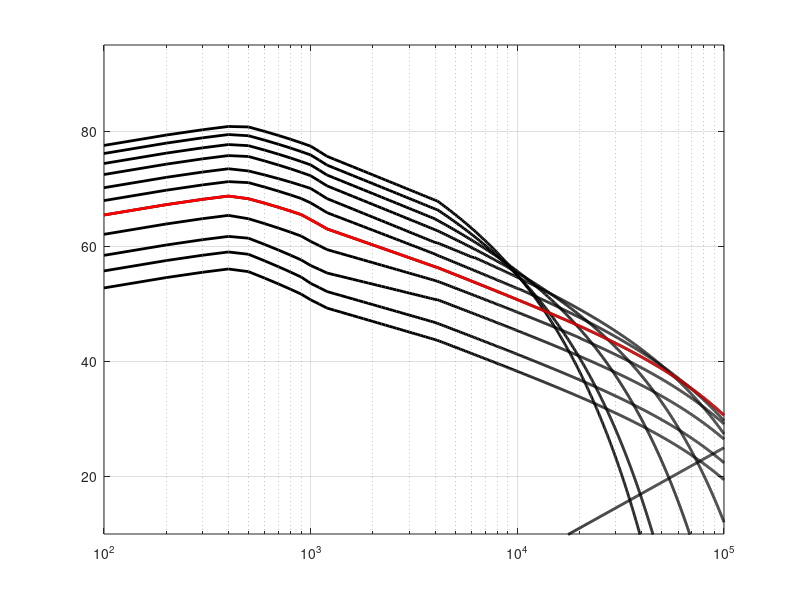
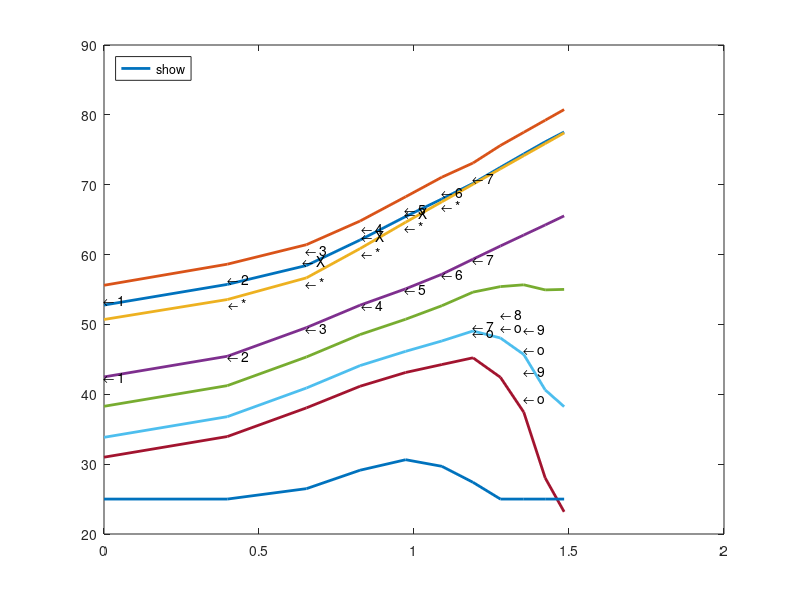

Source code (MATLAB) for these figures, in order:
%Ambient Noise Curve
%With Acknowldegement to Donald Ross and Gordon Wenz
%J Hildebrand 1-26-2008, 1-2020
%
clear all;
depth = 100;
% frequency in kHz
f = .1 : .1 : 100;
%make plot
FFig = figure;
x = 100:100000;
y = ones(size(x));
semilogx(x,y);
hold on;
grid on;
ms = [1, 2.5, 4.5, 6.7, 9.4, 12.3, 15.5, 19, 22.6, 26.5, 30.5];
ss = [.5, 1,2,3,4,5,6,7,8,9, 10];
fWi = [100, 500, 1000, 5000, 10000, 20000, 30000, 100000];
nl = zeros(length(ms),length(f));
% Approximation for Knudson curves
n = 0.5; m= 1; off = 50;
for iw = 1 % wind less than 1 m/s
    for iif = 1:4 % freq 100-400 Hz
        ofac = exp(-depth/100)*10*(12-iif)/12;
        nl(iw,iif) = ofac + off+6.4 + (n*20* log10(ms(iw))) + 7 *m* log10(f(iif)) ;% m = 0.8
    end
    for iif = 5:9 % 500-900 Hz
        ofac = exp(-depth/100)*10*(12-iif)/12;
        nl(iw,iif) = ofac + off+0.3 + (n*20* log10(ms(iw))) -  10.5*m* log10(f(iif)) ; %9.5
    end
    for iif = 10:40 %  1000 Hz - 4000 Hz
        if iif < 13
            ofac = exp(-depth/100)*10*(12-iif)/12;
        end
        nl(iw,iif) = ofac+ off+0.1 + (n*20* log10(ms(iw))) - 10.4 *m* log10(f(iif)) ; %m = 1.6
    end
    for iif = 41:100 %  4100 Hz - 10000 Hz
        nl(iw,iif) = off+2 + (n*20* log10(ms(iw))) - 13.5 *m* log10(f(iif)) ; %m = 1.6
    end
    for iif = 101:length(f) % > 10000 Hz
        nl(iw,iif) = off+2 + (n*20* log10(ms(iw))) - 13.5 *m* log10(f(iif)) ; %m = 1.6
    end
end
n = 1; m= 1; off = 50;
for iw = 2 % wind 1 - 2.5 m/s
    for iif = 1:4 % freq 100-400 Hz
        ofac = exp(-depth/100)*10*(12-iif)/12;
        nl(iw,iif) = ofac + off+1.4 + (n*20* log10(ms(iw))) + 7 *m* log10(f(iif)) ;% m = 0.8
    end
    for iif = 5:9 % 500-900 Hz
        ofac = exp(-depth/100)*10*(12-iif)/12;
        nl(iw,iif) = ofac + off-4.7 + (n*20* log10(ms(iw))) - 10.7*m* log10(f(iif)) ;%11.5
    end
    for iif = 10:40 %  1000 Hz - 4000 Hz
        if iif < 13
            ofac = exp(-depth/100)*10*(12-iif)/12;
        end
        nl(iw,iif) = ofac +off-5 + (n*20* log10(ms(iw))) - 10.2 *m* log10(f(iif)) ; %m = 1.6
    end
    for iif = 41:100 %  4100 Hz - 10000 Hz
        nl(iw,iif) = off-3 + (n*20* log10(ms(iw))) - 13.5 *m* log10(f(iif)) ; %m = 1.6
    end
    for iif = 101:length(f) % > 10000 Hz
        nl(iw,iif) = off-3 + (n*20* log10(ms(iw))) - 13.5 *m* log10(f(iif)) ; %m = 1.6
    end
end
n = 1; m= 1; off = 50;
for iw = 3 % wind 2.5 - 4.5 m/s
    for iif = 1:4 % freq 100-400 Hz
        ofac = exp(-depth/100)*10*(12-iif)/12;
        nl(iw,iif) = ofac + off-1 + (n*20* log10(ms(iw))) + 7 *m* log10(f(iif)) ;% m = 0.8
    end
    for iif = 5:9 % 500-900 Hz
        ofac = exp(-depth/100)*10*(12-iif)/12;
        nl(iw,iif) = ofac + off-6.8 + (n*20* log10(ms(iw))) - 10*m* log10(f(iif)) ;%9.3
    end
    for iif = 10:40 %  1000 Hz - 4000 Hz
        if iif < 13
            ofac = exp(-depth/100)*10*(12-iif)/12;
        end
        nl(iw,iif) = ofac +off-7 + (n*20* log10(ms(iw))) - 8.7 *m* log10(f(iif)) ; %m = 1.6
    end
    for iif = 41:100 %  4100 Hz - 10000 Hz
        nl(iw,iif) = off-4 + (n*20* log10(ms(iw))) - 13.5 *m* log10(f(iif)) ; %m = 1.6
    end
    for iif = 101:length(f) % > 10000 Hz
        nl(iw,iif) = off-4. + (n*20* log10(ms(iw))) - 13.5 *m* log10(f(iif)) ; %m = 1.6
    end
end
n = 1.25; m= 1; off = 40;
for iw = 4 % wind 4.5 - 6.7 m/s
    for iif = 1:4 % 100-400 Hz
        ofac = exp(-depth/100)*10*(12-iif)/12;
        nl(iw,iif) = ofac + off+3. + (n *22* log10(ms(iw))) + 7 *m* log10(f(iif)) ; %m=1
    end
    for iif = 5:9 % 500-900 Hz
        ofac = exp(-depth/100)*10*(12-iif)/12;
        nl(iw,iif) = ofac + off-0.1 + (n *20* log10(ms(iw))) -  7*m* log10(f(iif)) ;%7.5
    end
    for iif = 10:40 % 1000 Hz - 4000 Hz
        if iif < 13
            ofac = exp(-depth/100)*10*(12-iif)/12;
        end
        nl(iw,iif) = ofac +off-0.4 + (n *20* log10(ms(iw))) - 10.2 *m* log10(f(iif)) ; %m = 1.6
    end
    n = 1.0;
    for iif = 41:200 % 4100 Hz - 20000 Hz
        nl(iw,iif) = off+5.75 + (n *20* log10(ms(iw))) - 13.5 *m* log10(f(iif)) ; %m = 1.6
    end
    for iif = 201:length(f) % 20000 Hz - 100000 Hz
        nfac = (depth/1000+ 0.04*exp(-depth/400))*0.3*n*(iif-201)/length(f);
        nl(iw,iif) = off+5.7 + ((n - nfac) *20* log10(ms(iw))) - 13.5 *m* log10(f(iif));%m = 1.6
    end
end
n=1.25; m= 1; off = 40;
for iw = 5 % wind 6.7 - 9.4 m/s
    for iif = 1:4 % 100-400 Hz
        ofac = exp(-depth/100)*10*(12-iif)/12;
        nl(iw,iif) = ofac + off+1.1 + (n *23* log10(ms(iw))) + 7 *m* log10(f(iif)) ; %m=1
    end
    for iif = 5:9 % 500-900 Hz
        ofac = exp(-depth/100)*10*(12-iif)/12;
        nl(iw,iif) = ofac + off+0 + (n *20* log10(ms(iw))) - 6*m* log10(f(iif)) ;%5
    end
    for iif = 10:40 % 1000 Hz - 4000 Hz
        if iif < 13
            ofac = exp(-depth/100)*10*(12-iif)/12;
        end
        nl(iw,iif) = ofac +off-0.3 + (n *20* log10(ms(iw))) - 12.5 *m* log10(f(iif)) ; %m = 1.6
    end
    n = 1.0;
    for iif = 41:200 % 4100 Hz - 20000 Hz
        nl(iw,iif) = off+5.5 + (n *20* log10(ms(iw))) - 14 *m* log10(f(iif)) ; %m = 1.6
    end
    for iif = 201:length(f) % 20000 Hz - 100000 Hz
        nfac = (depth/1000+ 0.08*exp(-depth/400))*0.3*n*(iif-201)/length(f);
        nl(iw,iif) = off+5.5 + ((n - nfac) *20* log10(ms(iw))) - 14 *m* log10(f(iif));%m = 1.6
    end
end
n=1.25; m= 1; off = 40;
for iw = 6 % wind 9.4 - 12.3 m/s
    for iif = 1:4 % 100-400 Hz
        ofac = exp(-depth/100)*10*(12-iif)/12;
        nl(iw,iif) = ofac + off+0.25 + (n *23* log10(ms(iw))) + 7 *m* log10(f(iif)) ; %m=1
    end
    for iif = 5:9 % 500-900 Hz
        ofac = exp(-depth/100)*10*(12-iif)/12;
        nl(iw,iif) = ofac + off-0.12 + (n *20* log10(ms(iw))) - 6*m* log10(f(iif)) ;
    end
    for iif = 10:40 % 1000 Hz - 4000 Hz
        if iif < 13
            ofac = exp(-depth/100)*10*(12-iif)/12;
        end
        nl(iw,iif) = ofac +off-0.3 + (n *20* log10(ms(iw))) - 13.7 *m* log10(f(iif)) ; %m = 1.6
    end
    n = 1.0;
    for iif = 41:100 % 4100 Hz - 10000 Hz
        nl(iw,iif) = off+5.6 + (n *20* log10(ms(iw))) - 14.5 *m* log10(f(iif)) ; %m = 1.6
    end
    for iif = 101:length(f) % 10000 Hz - 100000 Hz
        nfac = (depth/1000+ 0.17*exp(-depth/400))*0.7*n*(iif-101)/length(f);
        nl(iw,iif) = off+5.65 + ((n - nfac) *20* log10(ms(iw))) - 14.5 *m* log10(f(iif)); %m = 1.6
        %  no wind dependence > 10 kHz for > 15 m/s
    end
end
n=1.25; m= 1; off = 40;
for iw = 7 % wind > than 12 m/s
    for iif = 1:4 % 100-400 Hz
        ofac = exp(-depth/100)*10*(12-iif)/12;
        nl(iw,iif) = ofac + off-0.4 + (n *23* log10(ms(iw))) + 7 *m* log10(f(iif)) ; %m=1
    end
    for iif = 5:9 % 500-900 Hz
        ofac = exp(-depth/100)*10*(12-iif)/12;
        nl(iw,iif) = ofac + off-.3 + (n *20* log10(ms(iw))) - 5*m* log10(f(iif)) ;
    end
    for iif = 10:40 % 1000 Hz - 4000 Hz
        if iif < 13
            ofac = exp(-depth/100)*10*(12-iif)/12;
        end
        nl(iw,iif) = ofac +off-.3 + (n *20* log10(ms(iw))) - 14.5 *m* log10(f(iif)) ; %m = 1.6
    end
    n = 1.0;
    for iif = 41:61 % 4100 Hz - 6000 Hz
        nl(iw,iif) = off+5.75 + (n *20* log10(ms(iw))) - 14.5 *m* log10(f(iif)) ; %m = 1.6
    end
    for iif = 62:length(f) % 6000 Hz - 100000 Hz
        nfac(iif) = (depth/1000+ 0.24*exp(-depth/400))*1.2*n*(iif-62)/(length(f));
        nl(iw,iif) = off+5.85 + ((n - nfac(iif)) *20* log10(ms(iw))) - 14.5 *m* log10(f(iif)) ; %m = 1.6
    end
end
n=1.25; m= 1; off = 40;
for iw = 8 % wind > than 12 m/s
    for iif = 1:4 % 100-400 Hz
        ofac = exp(-depth/100)*10*(12-iif)/12;
        nl(iw,iif) = ofac + off-0.65 + (n *23* log10(ms(iw))) + 7 *m* log10(f(iif)) ; %m=1
    end
    for iif = 5:9 % 500-900 Hz
        ofac = exp(-depth/100)*10*(12-iif)/12;
        nl(iw,iif) = ofac + off-.3 + (n *20* log10(ms(iw))) - 6*m * log10(f(iif)) ;
    end
    for iif = 10:40 % 1000 Hz - 4000 Hz
        if iif < 13
            ofac = exp(-depth/100)*10*(12-iif)/12;
        end
        nl(iw,iif) = ofac +off-.3 + (n *20* log10(ms(iw))) - 14.5 *m* log10(f(iif)) ; %m = 1.6
    end
    n = 1.0;
    for iif = 41:length(f) % 4100 Hz - 100000 Hz
        nfac(iif) = (0.6*exp(-depth/400) + depth/1000)*1.8*n*(iif-41)/(length(f));
        nl(iw,iif) = off+6.1 + ((n - nfac(iif)) *20* log10(ms(iw))) - 14.5 *m* log10(f(iif)) ; %m = 1.6
        %  no wind dependence > 10 kHz for > 15 m/s
    end
end
n=1.25; m= 1; off = 40;
for iw = 9 % wind > than 12 m/s
    for iif = 1:4 % 100-400 Hz
        ofac = exp(-depth/100)*10*(12-iif)/12;
        nl(iw,iif) = ofac + off-0.9 + (n *23* log10(ms(iw))) + 7 *m* log10(f(iif)) ; %m=1
    end
    for iif = 5:9 % 500-900 Hz
        ofac = exp(-depth/100)*10*(12-iif)/12;
        nl(iw,iif) = ofac + off-.3 + (n *20* log10(ms(iw))) - 6*m* log10(f(iif)) ;
    end
    for iif = 10:40 % 1000 Hz - 4000 Hz
        if iif < 13
            ofac = exp(-depth/100)*10*(12-iif)/12;
        end
        nl(iw,iif) = ofac +off-.3 + (n *20* log10(ms(iw))) - 14.5 *m* log10(f(iif)) ; %m = 1.6
    end
    n= 1.0;
    for iif = 41:length(f) % 4100 Hz - 100000 Hz
        nfac(iif) = (depth/1000+ 1*exp(-depth/400))*2.2*n*(iif-41)/(length(f));
        nl(iw,iif) = off+6.4 + ((n - nfac(iif)) *20* log10(ms(iw))) - 14.5 *m* log10(f(iif)) ; %m = 1.6
        %  no wind dependence > 10 kHz for > 15 m/s
    end
end
n=1.25; m= 1; off = 40;
for iw = 10 % wind > than 12 m/s
    for iif = 1:4 % 100-400 Hz
        ofac = exp(-depth/100)*10*(12-iif)/12;
        nl(iw,iif) = ofac + off-1.15 + (n *23* log10(ms(iw))) + 7 *m* log10(f(iif)) ; %m=1
    end
    for iif = 5:9 % 500-900 Hz
        ofac = exp(-depth/100)*10*(12-iif)/12;
        nl(iw,iif) = ofac + off-.3 + (n *20* log10(ms(iw))) - 6*m* log10(f(iif)) ;
    end
    for iif = 10:40 % 1000 Hz - 4000 Hz
        if iif < 13
            ofac = exp(-depth/100)*10*(12-iif)/12;
        end
        nl(iw,iif) = ofac +off-.3 + (n *20* log10(ms(iw))) - 14.5 *m* log10(f(iif)) ; %m = 1.6
    end
    n=1.0;
    for iif = 41:length(f) % 4100 Hz - 100000 Hz
        nfac(iif) = (depth/1000+ 1.6*exp(-depth/400))*2.5*n*(iif-41)/(length(f));
        nl(iw,iif) = off+6.85 + ((n - nfac(iif)) *20* log10(ms(iw))) - 14.5 *m* log10(f(iif)) ; %m = 1.6
        %  no wind dependence > 10 kHz for > 15 m/s
    end
end
n=1.25; m= 1; off = 40;
for iw = 11 % wind > than 12 m/s
    for iif = 1:4 % 100-400 Hz
        ofac = exp(-depth/100)*10*(12-iif)/12;
        nl(iw,iif) = ofac + off-1.5 + (n *23* log10(ms(iw))) + 7 *m* log10(f(iif)) ; %m=1
    end
    for iif = 5:9 % 500-900 Hz
        ofac = exp(-depth/100)*10*(12-iif)/12;
        nl(iw,iif) = ofac + off-.3 + (n *20* log10(ms(iw))) - 6*m* log10(f(iif)) ;
    end
    for iif = 10:40 % 1000 Hz - 4000 Hz
        if iif < 13
            ofac = exp(-depth/100)*10*(12-iif)/12;
        end
        nl(iw,iif) = ofac +off-.3 + (n *20* log10(ms(iw))) - 14.5 *m* log10(f(iif)) ; %m = 1.6
    end
    n = 1.0;
    for iif = 41:length(f) % 4100 Hz - 100000 Hz
        nfac(iif) = (depth/1000+ 1.8*exp(-depth/400))*2.7*n*(iif-41)/(length(f));
        nl(iw,iif) = off+7.15 + ((n - nfac(iif)) *20* log10(ms(iw))) - 14.5 *m* log10(f(iif)) ; %m = 1.6
        %  no wind dependence > 10 kHz for > 15 m/s
    end
end

%%%%%%%%%%%%%%%%%%%%%%%%%%%%%%%%%%%%%%%%%%%%%%%%%%%%%%%%%%%%%%%%%%%%%
% depth dependance correction to Knudsen spectra
% numerically solve eqn (3)->(4) from Kurahshi and Gratta 2007
% or similarly eqn (10)->(12) Short 2005 IEEE
% depth of hydrophone:
h = depth;   % [meters
% start,end step angle [rad]
ti = 0;
to = pi/2;
dt = to/90;
% alpha -> sound absorbtion coefficient
alpha = 0.036 * f.^(3/2);    % [dB/km] f => [kHz]
% alpha * h
alphah = alpha * h/1000;
% e^-ah
eah = 10.^(-alphah/10);
% loop over angle (theta)
Joah = 0;
Joo= 0;
for t = ti:dt:to
    ct = cos(t);
    sct = sec(t);
    st = sin(t);
    po = ct * st;
    pc = po * eah.^sct;
    Joah = Joah + pc;
    Joo = Joo + po;
end
% depth dependance correction to Knudsen spectra
ddc = 10 .* log10(Joah ./ Joo);
kd = nl + ones(length(ms),1)*ddc; % theoretical noise level with ss
% 15 percent of the theoretical depth correction

% plot Knudsen curves
for i = 1: length(ms)
    semilogx(1000*f, kd(i,:),'k','LineWidth',2);
end
i=5;
semilogx(1000*f, kd(i,:),'r','LineWidth',2); % ss = 5 is log10(ms) = 1
% Thermal Noise curve
nt = zeros(1,length(f));
for iif = 1:length(f)
    nt(iif) = -15 + 20 * log10(f(iif));
end
semilogx(1000*f, nt,'k','LineWidth',2);
axis([100,100000,10,95]);
%legend('show','Location','northeast')
%
% %combine kd and nt
for j = 1 : length(kd(:,1))
    for i = 1 : length(nt)
        if kd(j,i) < nt(i)
            kd(j,i) = nt(i);
        end
    end
end
%
% % Wind speed curves
WFig = figure;
for i = 1 : length(fWi)
    plot(log10(ms),kd(:,fWi(i)/100),'LineWidth',2,'DisplayName',...
        num2str(fWi(i)))
    hold on
    %     plot(log10(ms),kd(:,fWi(i)/100),'LineWidth',2)
end
legend('show','Location','northwest')
%
ncol = zeros(11000,1);
x = ncol;
y = ncol;
ix = 1;
for i = 1 : length(ms)
    for j = 1 : length(f)
        x(ix) = ms(i);
        y(ix) = f(j);
        ncol(ix) = nl(i,j);
        ix = ix + 1;
    end
end
% %
% figure(FFig);
% %Nystuen for shallow water
% ref = ['Nystuen'];
% % just above ss3
% wdata = [7, 7];
% lwdata = log10(wdata);
% ndata = [62,46];
% fdata = [1000,10000];
% semilogx(fdata,ndata,':g','Linewidth',3);
% % just above ss2
% wdata = [5, 5];
% lwdata = log10(wdata);
% ndata = [58,42.5];
% fdata = [1000,10000];
% semilogx(fdata,ndata,':g','Linewidth',3);
% % just above ss1
% wdata = [3, 3];
% lwdata = log10(wdata);
% ndata = [54,38.5];
% fdata = [1000,10000];
% semilogx(fdata,ndata,':g','Linewidth',3);
% % legend('show')
% %Ross BTL 1954 For deep water
% % ref = ['Ross'];
% % % ss6
% % wdata = [15.5, 15.5];
% % lwdata = log10(wdata);
% % ndata = [68,51];
% % fdata = [1000,10000];
% % semilogx(fdata,ndata,':b','Linewidth',3);
% % % ss4
% % wdata = [9.4, 9.4];
% % lwdata = log10(wdata);
% % ndata = [64,46];
% % fdata = [1000,10000];
% % semilogx(fdata,ndata,':b','Linewidth',3);
% % % ss3
% % wdata = [6.7, 6.7];
% % lwdata = log10(wdata);
% % ndata = [61,43];
% % fdata = [1000,10000];
% % semilogx(fdata,ndata,':b','Linewidth',3);
% % % ss2
% % wdata = [4.5, 4.5];
% % lwdata = log10(wdata);
% % ndata = [58,40];
% % fdata = [1000,10000];
% % semilogx(fdata,ndata,':b','Linewidth',3);
% % % ss1
% % wdata = [2.5, 2.5];
% % lwdata = log10(wdata);
% % ndata = [54,35];
% % fdata = [1000,10000];
% % semilogx(fdata,ndata,':b','Linewidth',3);
% WFig = figure;
% % hold on
% 500 Hz
txt = ['\leftarrow ',num2str(1)];
text(0,53.5,txt)
txt = ['\leftarrow ',num2str(2)];
text(0.4,56.5,txt)
txt = ['\leftarrow ',num2str(3)];
text(0.65,60.6,txt)
txt = ['\leftarrow ',num2str(4)];
text(0.83,63.75,txt)
txt = ['\leftarrow ',num2str(5)];
text(0.97,66.53,txt)
txt = ['\leftarrow ',num2str(6)];
text(1.09,68.95,txt)
txt = ['\leftarrow ',num2str(7)];
text(1.19,70.96,txt)
% mod 500 Hz
txt = ['\leftarrow X'];% 3 d=1.5
text(0.64,59.1,txt)
txt = ['\leftarrow X'];% 4 d=1
text(0.83,62.75,txt)
txt = ['\leftarrow X'];% 5 d= 0.5
text(0.97,66.03,txt)
% % 1000 Hz
% txt = ['\leftarrow ',num2str(1)];
% text(0,51.99,txt)
% txt = ['\leftarrow ',num2str(2)];
% text(0.4,54.95,txt)
% txt = ['\leftarrow ',num2str(3)];
% text(0.65,59.06,txt)
% txt = ['\leftarrow ',num2str(4)];
% text(0.83,62.24,txt)
% txt = ['\leftarrow ',num2str(5)];
% text(0.97,65.02,txt)
% txt = ['\leftarrow ',num2str(6)];
% text(1.09,67.44,txt)
% txt = ['\leftarrow ',num2str(7)];
% text(1.19,69.45,txt)
% mod 1000 Hz
txt = ['\leftarrow *'];
text(0.4,52.95,txt)
txt = ['\leftarrow *'];
text(0.65,56.06,txt)
txt = ['\leftarrow *'];
text(0.83,60.24,txt)
txt = ['\leftarrow *'];
text(0.97,64.02,txt)
txt = ['\leftarrow *'];
text(1.09,67,txt)
% 5000 Hz
txt = ['\leftarrow ',num2str(1)];
text(0,42.49,txt)
txt = ['\leftarrow ',num2str(2)];
text(0.4,45.44,txt)
txt = ['\leftarrow ',num2str(3)];
text(0.65,49.55,txt)
txt = ['\leftarrow ',num2str(4)];
text(0.83,52.76,txt)
txt = ['\leftarrow ',num2str(5)];
text(0.97,55.1,txt)
txt = ['\leftarrow ',num2str(6)];
text(1.09,57.18,txt)
txt = ['\leftarrow ',num2str(7)];
text(1.19,59.34,txt)
%20000 Hz
txt = ['\leftarrow ',num2str(7)];
text(1.19,49.8,txt)
txt = ['\leftarrow o'];
text(1.19,48.8,txt)
txt = ['\leftarrow ',num2str(8)];
text(1.279,51.5,txt)
txt = ['\leftarrow o'];
text(1.279,49.5,txt)
txt = ['\leftarrow ',num2str(9)];
text(1.354,49.28,txt)
txt = ['\leftarrow o'];
text(1.354,46.28,txt)
%30000 Hz
txt = ['\leftarrow ',num2str(9)];
text(1.354,43.28,txt)
txt = ['\leftarrow o'];
text(1.354,39.28,txt)
% txt = ['\leftarrow Freq ',num2str(fWi(1))];
% text(0.05,56,txt)
% linex = [.7 , .7];
% liney = [20, 80];
% plot(linex,liney,'Linewidth',3);
% linex = [1.2, 1.2];
% plot(linex,liney,'Linewidth',3);
